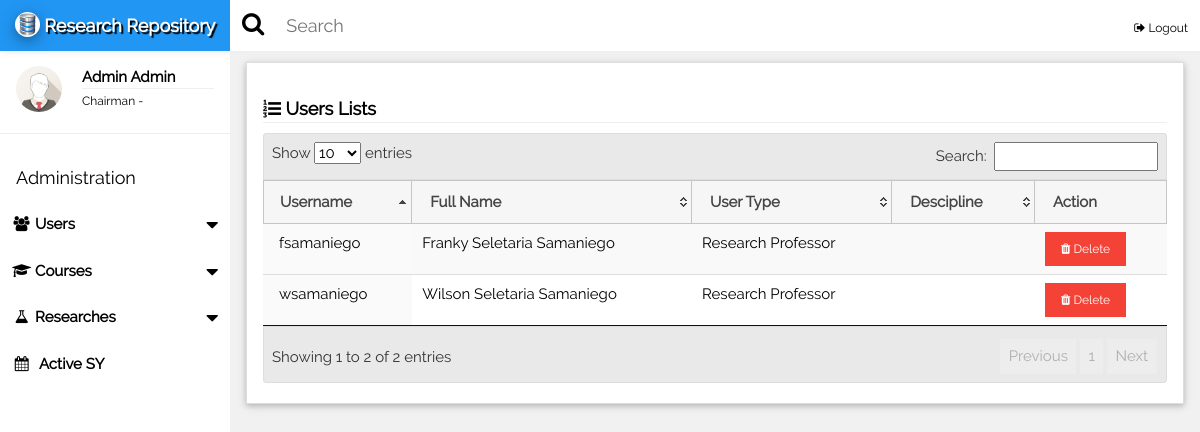
/admin/index.php?list=true (signed in), run on an earlier commit of the app's database.
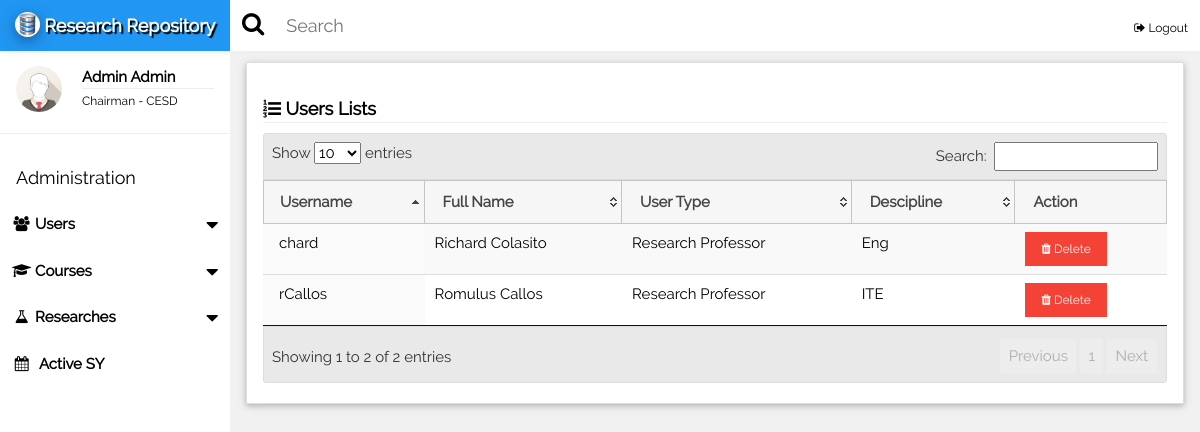
And on a later commit of the database.
### tables this page shows
CREATE TABLE `users` (
  `id` int(10) UNSIGNED NOT NULL,
  `first_name` varchar(255) NOT NULL,
  `middle_name` varchar(255) NOT NULL,
  `last_name` varchar(255) NOT NULL,
  `username` varchar(255) NOT NULL,
  `password` varchar(255) NOT NULL,
  `user_type` varchar(10) NOT NULL,
  `descipline` int(3) NOT NULL,
  `date_added` varchar(255) NOT NULL,
  `date_modified` varchar(255) NOT NULL,
  `deptID` int(3) NOT NULL
);

CREATE TABLE `departments` (
  `id` int(3) NOT NULL,
  `deptName` varchar(255) NOT NULL
);

CREATE TABLE `descipline` (
  `id` int(3) NOT NULL,
  `dept_id` int(3) NOT NULL,
  `descipline` varchar(255) NOT NULL
);

### include/dbcon.php (called while the page is built, shortened)
<?php
	function getName($x){
		if(is_array($x)){
			foreach($x as $key => $value){
				$sql=mysql_query("select * from users where id='$value'");
					while($row = mysql_fetch_assoc($sql)){
					$d[] = $row['first_name']." ".$row['last_name'];
				}
			}
		}else{
			$sql=mysql_query("select * from users where id='$x'");
			while($row = mysql_fetch_assoc($sql)){
				$d[] = $row['first_name']." ".$row['last_name'];
			}
		}
		return $d;
	}
	function getDept($x){
		$sql=mysql_query("select * from departments where id='$x'");
		while($row = mysql_fetch_assoc($sql)){
			$d = $row['deptName'];
		}
		return $d;
	}
	function getDescipline($x){
	$sql=mysql_query("select * from descipline where id='$x'");
		while($row = mysql_fetch_assoc($sql)){
			$d = $row['descipline'];
		}
		return $d;
	}
?>

### admin/index.php (the view, shortened to what this page needs)
<?php
	include("../include/dbcon.php");
?>
<!DOCTYPE html>
<html>
<link rel="stylesheet" type="text/css" href="../google/fafa.css">
<link href="../dist/css/select2.min.css" rel="stylesheet" />
<link href='../css/fullcalendar.min.css' rel='stylesheet' />
<link href='../css/fullcalendar.print.min.css' rel='stylesheet' media='print' />
<link href='../css/dataTables.jqueryui.min.css' rel='stylesheet'/>
<link href='../css/jquery-ui.css' rel='stylesheet'  />
<link rel="stylesheet" href="../css/w3.css">
<link href="../research/summernote.css" rel="stylesheet">
<body class="w3-light-grey">
<div class=" w3-row w3-bar w3-top w3-white w3-large" style="z-index:9999;box-shadow:2px 2px 6px #eee;">
	<div class="w3-hide-small w3-bar-item w3-blue" style="width:230px;text-align:center;text-shadow:2px 2px 1px #000;font-weight:bold;">
		<a href="../admin/" style="text-decoration:none;"> <img src="../images/logo.png" class="w3-white w3-circle w3-card-4" width="25" height="25" />   Research Repository</a>
	</div>
	<div class="w3-hide-small">
	<span class="fa fa-search w3-bar-item fa-lg" style="padding-top:15px !important;"></span>
	<input class="w3-input w3-bar-item w3-block w3-rest" id="searchMe" type="text" onkeyup="return searchNow()" placeholder="Search" style="padding-left:10px !important; min-width:50%;">
	<span class="w3-bar-item w3-right">
		<a href="../logout.php" class="w3-small "style="text-decoration:none;"><i class="fa fa-sign-out fa-fx"></i> Logout</a>
	</span>
	</div>
</div>
<nav class="w3-sidebar w3-collapse w3-white w3-animate-left" style="z-index:3;width:230px;" id="mySidebar"><br>
  <div class="w3-container w3-row">
    <div class="w3-col s4">
      <img src="../images/avatar.png" class="w3-circle w3-margin-right" style="width:46px">
    </div>
    <div class="w3-col s8 w3-bar">
      <span><strong><?php echo implode(' ',getName($_SESSION['logged_in_id'])); ?></strong></span><br>
	  <hr style="margin:0px;"/>
	  <small>Chairman - <?php echo getDept($_SESSION['department_id']); ?></small>
    </div>
  </div>
  <hr>
  <div class="w3-container">
    <h5>Administration</h5>
  </div>
  <div class="w3-bar-block">
	 <div class="w3-bar-item w3-button w3-padding w3-hover-blue" onclick="open_nav_accord('a1')">
		<i class="fa fa-users fa-fw"></i> <b>Users</b> <i class="fa fa-caret-down w3-right fa-lg" style="position:relative;top:5px;"></i>
	 </div>
	 <div class="w3-bar-item w3-button w3-padding w3-hover-blue" onclick="open_nav_accord('a3')">
		<i class="fa fa-graduation-cap fa-fw"></i> <b>Courses</b> <i class="fa fa-caret-down w3-right fa-lg" style="position:relative;top:5px;"></i>
	 </div>
	 <div class="w3-bar-item w3-button w3-padding w3-hover-blue" onclick="open_nav_accord('a2')">
		<i class="fa fa-flask fa-fw"></i> <b>Researches</b> <i class="fa fa-caret-down w3-right fa-lg" style="position:relative;top:5px;"></i>
	 </div>
    <a href="javascript:void(0);" onclick="document.getElementById('activeSYModal').style.display='block';" class="w3-bar-item w3-button w3-padding"><i class="fa fa-calendar fa-fw"></i>  <b>Active SY</b></a>
	<br><br>
  </div>
</nav>
<div class="w3-main" style="margin-left:230px;margin-top:43px;">
	<div class="w3-container">
		<div class="w3-white w3-card-2" id="calendar_container"  style="margin-top:2%;padding-bottom:20px;border:1px solid #ddd">
			<?php
				if(isset($_GET['list'])){
			?>
			<header class="w3-container" style="padding-top:22px">
				<h5><b><i class="fa fa-list-ol fa-fx"></i> Users Lists</b><hr style="margin:0px" /></h5>
			</header>
			<div class="w3-container">
				<table id="userListTbl" class="w3-table w3-text-black display dataTable no-footer">
					<thead>
						<tr>
							<th>Username</th>
							<th>Full Name</th>
							<th>User Type</th>
                            <th>Descipline</th>
							<th>Action</th>
						</tr>
					</thead>
					<tbody>
						<?php
							$sql = mysql_query("SELECT * FROM `users` WHERE user_type='2'");
							while($row = mysql_fetch_assoc($sql)){
						?>
						<tr>
							<td><?php echo $row['username'];?></td>
							<td><?php echo $row['first_name'].' '.$row['middle_name'].' '.$row['last_name']?></td>
							<td><?php
								if($row['user_type'] == 1){
									echo "Super Administrator";
								}else if($row['user_type'] == 2){
									echo "Research Professor";
								}else if($row['user_type'] == 3){
									echo "Panel";
								}else{
									echo "Adviser";
								}
							?></td>
                            <td><?php echo getDescipline($row['descipline']); ?></td>
							<td>
								<button class="w3-button w3-red w3-small"><span class="fa fa-trash fa-fx"></span> Delete</button>
							</td>
						</tr>
						<?php }?>
					</tbody>
				</table>
			</div>
			<?php }?>
		</div>
	</div>
</div>
</body>
</html>

### google/fafa.css (style rules this page uses)
.fa { display:inline-block;font:normal normal normal 14px/1 FontAwesome;font-size:inherit;text-rendering:auto;-webkit-font-smoothing:antialiased;-moz-osx-font-smoothing:grayscale }
.fa-lg { font-size:1.33333333em;line-height:.75em;vertical-align:-15% }
.fa-fw { width:1.28571429em;text-align:center }
.fa-search:before { content:"\f002" }
.fa-calendar:before { content:"\f073" }
.fa-sign-out:before { content:"\f08b" }
.fa-group:before,.fa-users:before { content:"\f0c0" }
.fa-flask:before { content:"\f0c3" }
.fa-list-ol:before { content:"\f0cb" }
.fa-caret-down:before { content:"\f0d7" }
.fa-mortar-board:before,.fa-graduation-cap:before { content:"\f19d" }
.fa-trash:before { content:"\f1f8" }

### admin/index.php (style rules this page uses)
html,body,h1,h2,h3,h4,h5 { font-family: "Raleway", sans-serif }
.w3-bar-item { padding:12px !important; }

What changed in the data, as far as the page shows it:
removed users: username "fsamaniego", first_name "Franky", middle_name "Seletaria", last_name "Samaniego", user_type "Research Professor"
removed users: username "wsamaniego", first_name "Wilson", middle_name "Seletaria", last_name "Samaniego", user_type "Research Professor"
added departments: deptName "CESD"
added users: username "rCallos", first_name "Romulus", last_name "Callos", user_type "Research Professor", descipline.descipline "ITE"
added users: username "chard", first_name "Richard", last_name "Colasito", user_type "Research Professor", descipline.descipline "Eng"
